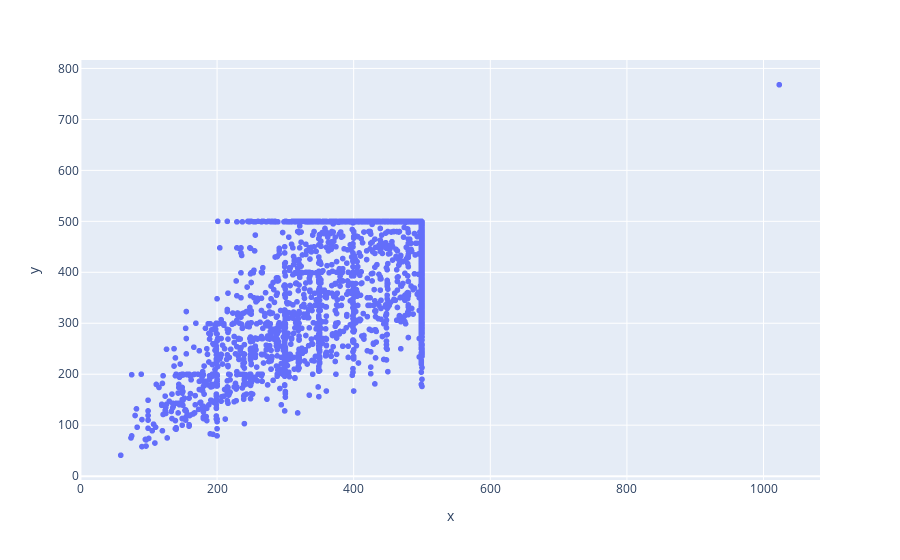

Notebook code for this chart:
### Markdown cell above
## Análisis de dimensiones de las imágenes

### Code cell
# cats
x = [] # width
y = [] # height
for i in range(1, 4000):
    path = str(Path(TRAINING_DIR)) + "\cats\cat."+ str(i) + ".jpg"
    width, height = getImageDimension(path)
    x.append(width)
    y.append(height)
    #sizes.append((width, height))

fig = px.scatter(x=x, y=y)
fig.show()

### Figure 1 — Plotly figure (JSON) as saved in the notebook; plotly's stock layout.template omitted (floating-point values rounded to 4 significant figures; data arrays with more than 128 entries replaced by an {"elided": "..."} marker saying what was removed)
{"data": [{"hovertemplate": "x=%{x}<br>y=%{y}<extra></extra>", "legendgroup": "", "marker": {"color": "#636efa", "symbol": "circle"}, "mode": "markers", "name": "", "showlegend": false, "type": "scattergl", "x": {"elided": "3999 int values"}, "xaxis": "x", "y": {"elided": "3999 int values"}, "yaxis": "y"}], "layout": {"legend": {"tracegroupgap": 0}, "margin": {"t": 60}, "xaxis": {"anchor": "y", "domain": [0, 1], "title": {"text": "x"}}, "yaxis": {"anchor": "x", "domain": [0, 1], "title": {"text": "y"}}}}
